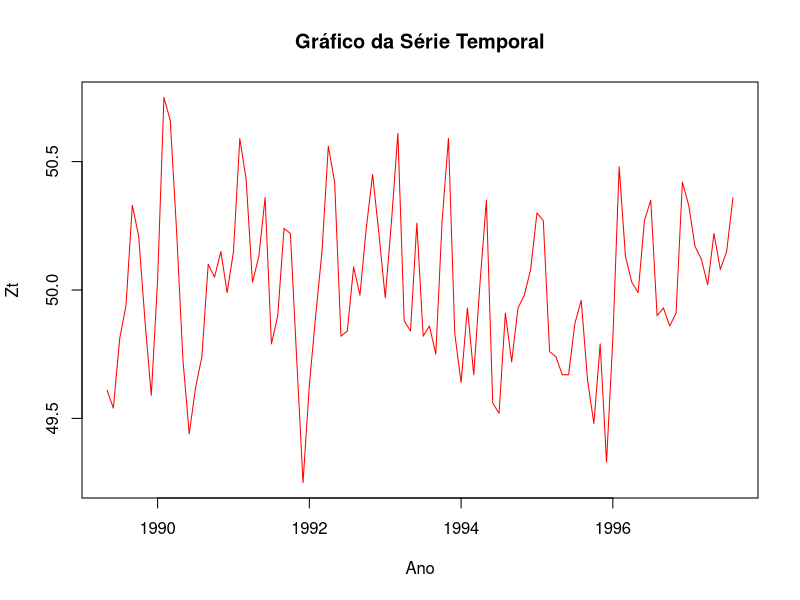
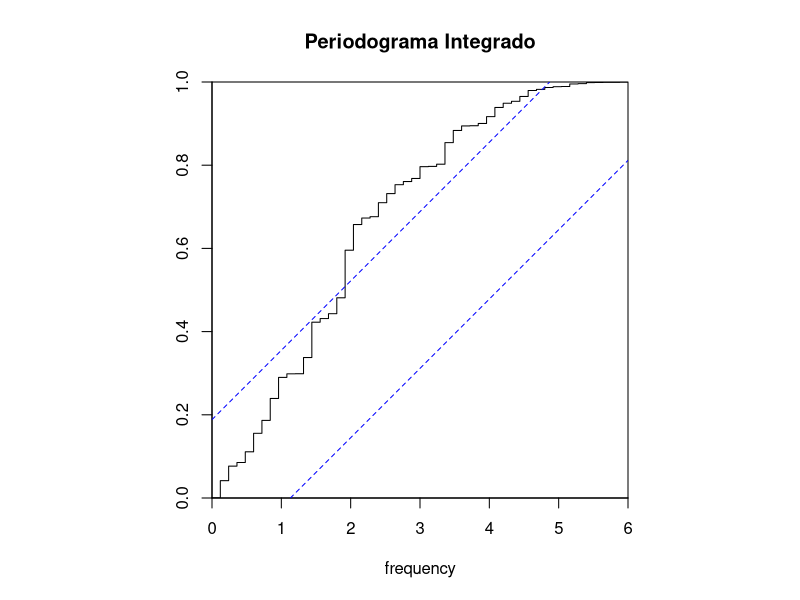
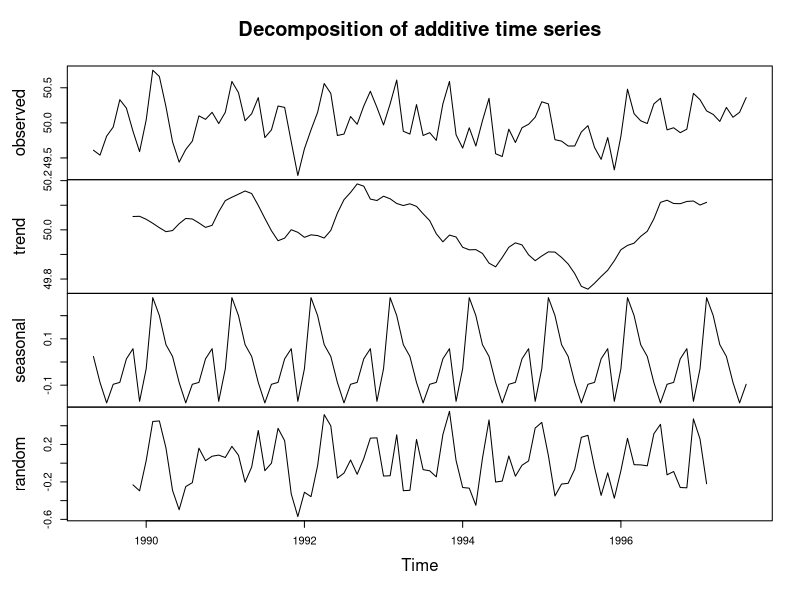
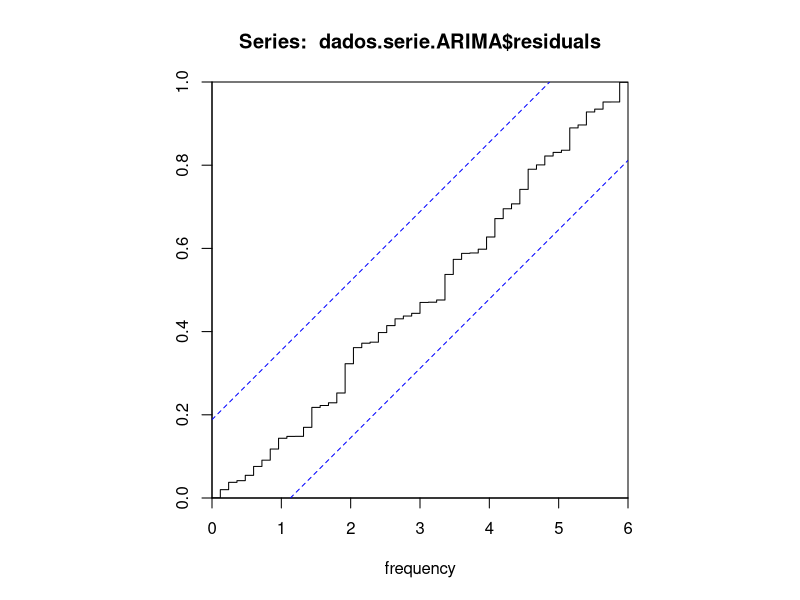
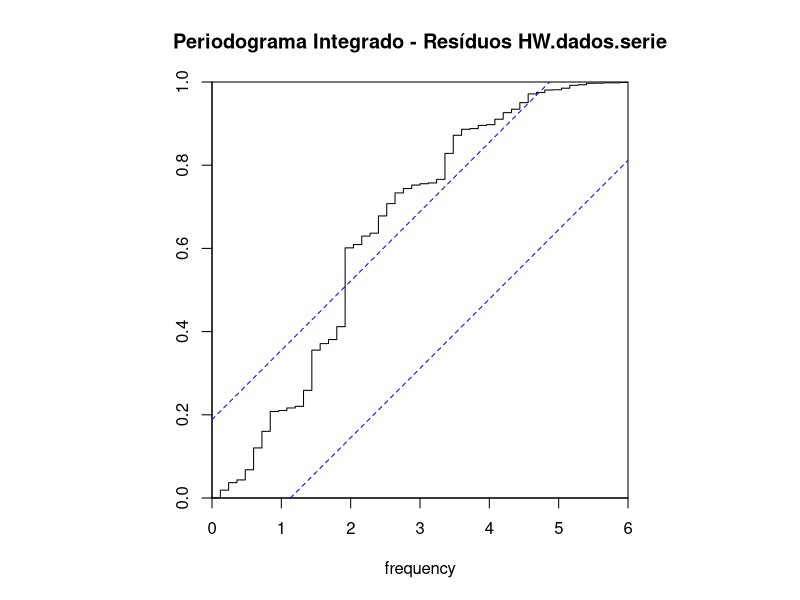

Write the R code that produced these figures, in order.
## ---- chunk 1
library(readxl)
dados <- read_excel("exercicio1.xlsx")
dados
dados.serie <- ts(dados, start = c(1989,5), frequency=12)
dados.serie
## ---- chunk 2
plot(dados.serie, xlab="Ano", col="red", main="Gráfico da Série Temporal")
## ---- chunk 3
cpgram(dados.serie, main="Periodograma Integrado")
## ---- chunk 4
dados.decomp <- decompose(dados.serie)
plot(dados.decomp)
## ---- chunk 5
library(tseries)
adf.test(dados.serie)
## ---- chunk 6
library(forecast)

dados.serie.ARIMA <- auto.arima(dados.serie)
summary(dados.serie.ARIMA)
cpgram(dados.serie.ARIMA$residuals)
## ---- chunk 7
HW.dados.serie <- hw(dados.serie)
summary(HW.dados.serie)
cpgram(HW.dados.serie$residuals, main="Periodograma Integrado - Resíduos HW.dados.serie")
